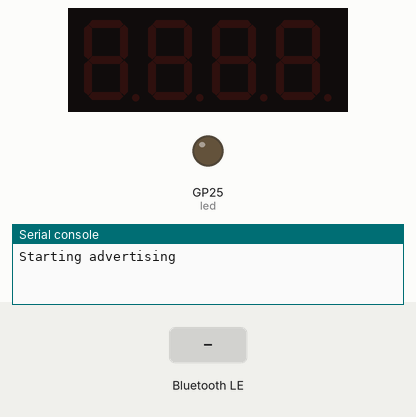
The program below on a simulated Raspberry Pi Pico running MicroPython. On the bench: 4-digit seven-segment display, output pins drawn as LEDs (lit = HIGH), the last lines printed to the serial console. The inputs (shaded band) are chosen by the test bench. Nothing arrives over Bluetooth unless stated.

Above: at 1.2 s.
1.3 s: "toggle" written over Bluetooth
At 2.5 s:
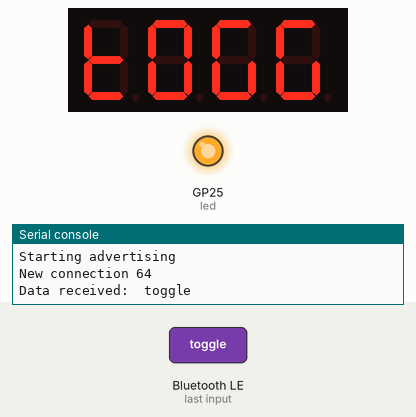
2.8 s: "1" written over Bluetooth
At 3.7 s:
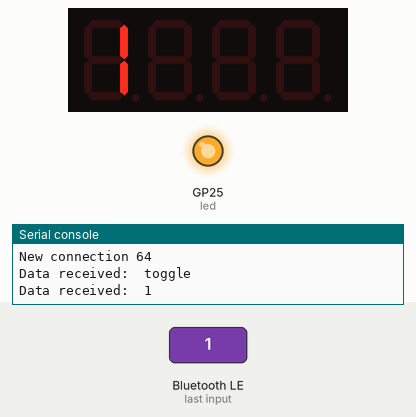
4.3 s: "on" written over Bluetooth
At 4.9 s:
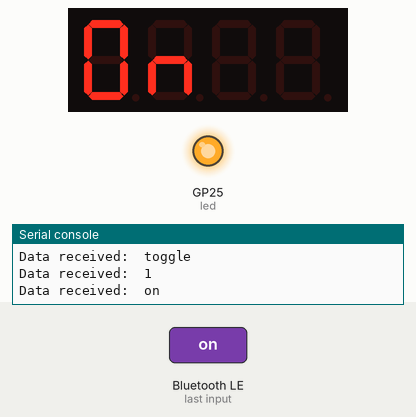
5.8 s: "off" written over Bluetooth
At 7.2 s:
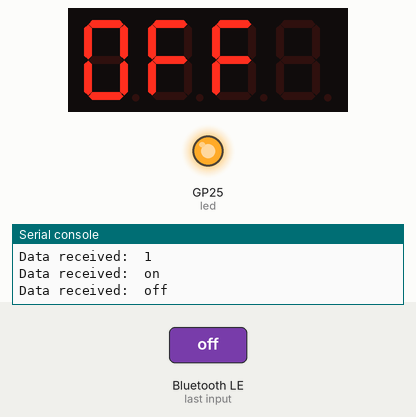
Timing chart, 0 to 8.8 s (numbered marks = the images above; inputs shaded):
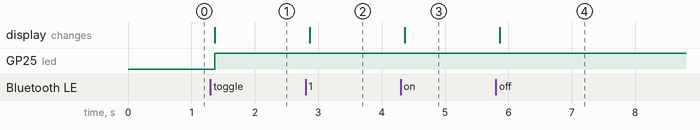

Measured:
- after the input at 1.3 s, GP25 (led): LOW → HIGH after 0.07 s; the display: changes after 0.07 s (image 1)
- after the input at 2.8 s, the display: changes after 0.06 s (image 2)
- after the input at 4.3 s, the display: changes after 0.07 s (image 3)
- after the input at 5.8 s, the display: changes after 0.07 s (image 4)

The program:

BLE_display_from_phone.py
```python
from machine import Pin
import bluetooth
from ble_simple_peripheral import BLESimplePeripheral
import tm1637
from utime import sleep, ticks_ms, ticks_diff

# Initialize display
mydisplay = tm1637.TM1637(clk=Pin(16), dio=Pin(17))

# Create a Bluetooth Low Energy (BLE) object
ble = bluetooth.BLE()

# Create an instance of the BLESimplePeripheral class with the BLE object
sp = BLESimplePeripheral(ble)

# Create a Pin object for the onboard LED, configure it as an output
led = Pin("LED", Pin.OUT)

# Initialize the LED state to 0 (off)
led_state = 0

# Initialize variables for handling display timeout
last_data_time = ticks_ms()
display_timeout = 5000  # Display timeout duration in milliseconds

# Function to clear the display
def clear_display():
    mydisplay.show("    ")

# Define a callback function to handle received data
def on_rx(data):
    global last_data_time
    try:
        data_str = data.decode().strip()

        # Update the display with the received data
        clear_display()
        mydisplay.show(data_str)

        # Print the received data
        print("Data received: ", data_str)

        # Update last data received time
        last_data_time = ticks_ms()

        # Toggle the LED if the received data is "toggle"
        global led_state
        if data_str == 'toggle':
            led.value(not led_state)
            led_state = 1 - led_state
    except Exception as e:
        print("Unhandled exception in IRQ callback handler:", e)

# Start an infinite loop
while True:
    if sp.is_connected():  # Check if a BLE connection is established
        sp.on_write(on_rx)  # Set the callback function for data reception

    # Check if display timeout has occurred
    if ticks_diff(ticks_ms(), last_data_time) >= display_timeout:
        clear_display()  # Clear the display if timeout occurred
```
